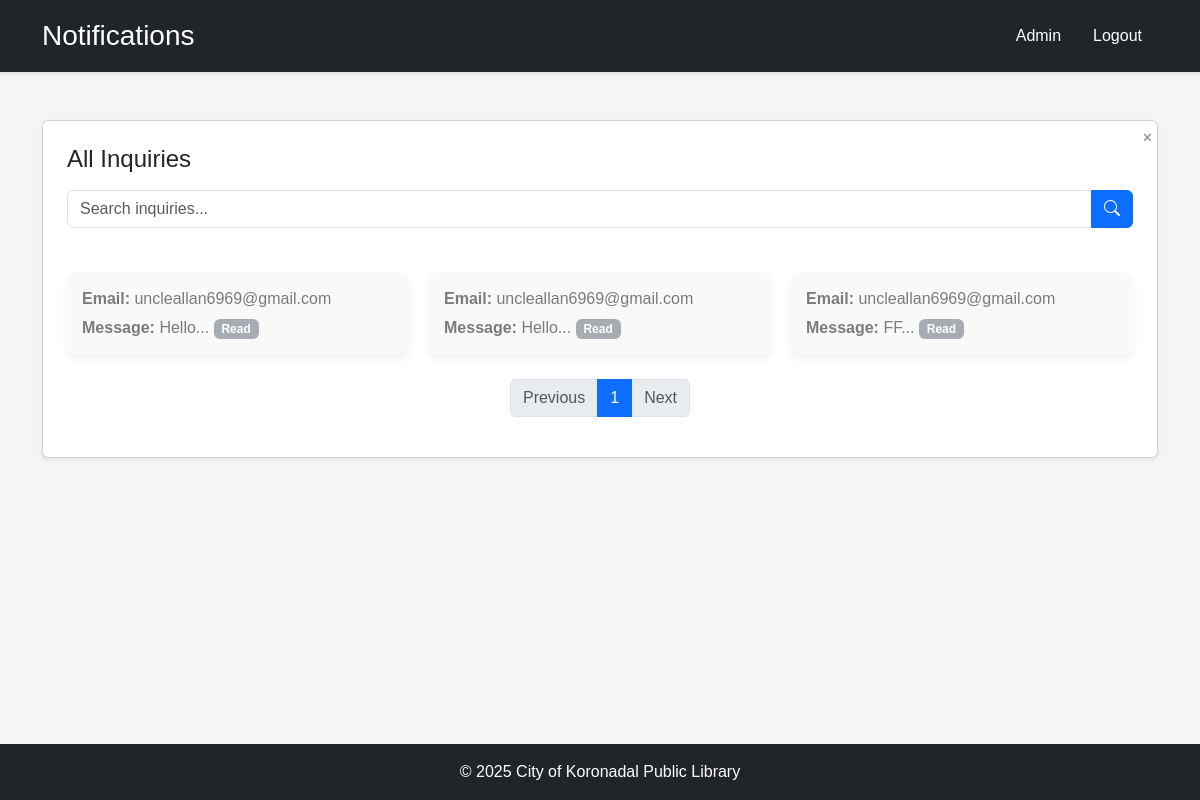
Page /notificationlist.php (signed in) on the committed database.
### tables this page shows
CREATE TABLE `inquiry` (
  `id` int(11) NOT NULL,
  `email` varchar(255) NOT NULL,
  `message` text NOT NULL,
  `created_at` timestamp NOT NULL DEFAULT current_timestamp(),
  `open_status` int(50) DEFAULT 1
);

### notificationlist.php (the view, shortened to what this page needs)
<?php
include 'config.php';
$limit = 10;
$page = isset($_GET['page']) ? (int)$_GET['page'] : 1;
$offset = ($page - 1) * $limit;
$searchQuery = isset($_GET['search']) ? $_GET['search'] : '';
$whereClause = '';
$stmt = $pdo->prepare("SELECT * FROM inquiry $whereClause ORDER BY created_at DESC LIMIT $limit OFFSET $offset");
$stmt->execute();
$inquiries = $stmt->fetchAll();
$totalStmt = $pdo->prepare("SELECT COUNT(*) FROM inquiry $whereClause");
$totalStmt->execute();
$totalInquiries = $totalStmt->fetchColumn();
$totalPages = ceil($totalInquiries / $limit);
?>
<!DOCTYPE html>
<html lang="en">
<head>
    <link href="https://cdn.jsdelivr.net/npm/bootstrap@5.3.3/dist/css/bootstrap.min.css" rel="stylesheet">
    <link href="https://cdn.jsdelivr.net/npm/bootstrap-icons/font/bootstrap-icons.css" rel="stylesheet">
    <link rel="stylesheet" href="style.css">
</head>
<body>
<header class="bg-dark text-white py-3">
    <div class="container d-flex justify-content-between align-items-center">
        <h1 class="h3 mb-0">Notifications</h1>
        <nav>
            <ul class="nav">
                <li class="nav-item"><a href="admin.php" class="nav-link text-white">Admin</a></li>
                <li class="nav-item"><a href="logout.php" class="nav-link text-white">Logout</a></li>
            </ul>
        </nav>
    </div>
</header>
<main class="container my-5">
    <section class="card shadow-sm p-4">
        <h2 class="h4 mb-3">All Inquiries</h2>
        <form action="notificationlist.php" method="get" class="mb-4">
            <div class="input-group">
                <input type="text" name="search" class="form-control" placeholder="Search inquiries..." value="<?php echo htmlspecialchars($searchQuery); ?>">
                <button class="btn btn-primary" type="submit"><i class="bi bi-search"></i></button>
            </div>
        </form>
        <?php if (count($inquiries) > 0): ?>
            <div class="notification-container">
                <?php foreach ($inquiries as $inquiry): ?>
                    <div class="notification-card <?php echo $inquiry['open_status'] == 0 ? 'read' : ''; ?>" data-bs-toggle="modal" data-bs-target="#messageModal" onclick="openModal('<?php echo htmlspecialchars($inquiry['email']); ?>', '<?php echo htmlspecialchars($inquiry['message']); ?>')">
                        <div class="close-btn" onclick="closeNotification(this)">&times;</div>
                        <strong>Email:</strong> <?php echo htmlspecialchars($inquiry['email']); ?><br>
                        <strong>Message:</strong> <?php echo substr(htmlspecialchars($inquiry['message']), 0, 50); ?>...
                        <?php if ($inquiry['open_status'] == 1): ?>
                            <a href="notificationlist.php?mark_read=<?php echo $inquiry['id']; ?>" class="btn btn-sm btn-success mt-2">Mark as Read</a>
                        <?php else: ?>
                            <span class="badge bg-secondary mt-2">Read</span>
                        <?php endif; ?>
                    </div>
                <?php endforeach; ?>
            </div>
        <?php else: ?>
            <p>No inquiries available.</p>
        <?php endif; ?>
        <nav aria-label="Page navigation">
            <ul class="pagination justify-content-center mt-4">
                <li class="page-item <?php echo $page == 1 ? 'disabled' : ''; ?>">
                    <a class="page-link" href="?page=<?php echo max(1, $page - 1); ?>&search=<?php echo urlencode($searchQuery); ?>">Previous</a>
                </li>
                <?php for ($i = 1; $i <= $totalPages; $i++): ?>
                    <li class="page-item <?php echo $i == $page ? 'active' : ''; ?>">
                        <a class="page-link" href="?page=<?php echo $i; ?>&search=<?php echo urlencode($searchQuery); ?>"><?php echo $i; ?></a>
                    </li>
                <?php endfor; ?>
                <li class="page-item <?php echo $page == $totalPages ? 'disabled' : ''; ?>">
                    <a class="page-link" href="?page=<?php echo min($totalPages, $page + 1); ?>&search=<?php echo urlencode($searchQuery); ?>">Next</a>
                </li>
            </ul>
        </nav>
    </section>
</main>
<footer class="bg-dark text-white text-center py-3 mt-4">
    <p class="mb-0">© 2025 City of Koronadal Public Library</p>
</footer>
</body>
</html>

### style.css (style rules this page uses)
body { font-family: 'Arial', sans-serif; background-color: #f5f5f5; }
header { box-shadow: 0 2px 4px rgba(0,0,0,0.1); }
footer { position: relative; bottom: 0; width: 100%; }

### notificationlist.php (style rules this page uses)
html, body { height: 100%; display: flex; flex-direction: column; }
body { display: flex; flex-direction: column; justify-content: space-between; }
main { flex-grow: 1; }
.notification-container { display: grid; grid-template-columns: repeat(auto-fill, minmax(300px, 1fr)); gap: 20px; margin-top: 20px; }
.notification-card { padding: 15px; border-radius: 10px; background-color: #fff; box-shadow: 0px 4px 8px rgba(0, 0, 0, 0.1); transition: all 0.3s ease; cursor: pointer; }
.notification-card.read { background-color: #f5f5f5; opacity: 0.6; }
.notification-card .close-btn { position: absolute; top: 5px; right: 5px; font-size: 16px; color: #888; cursor: pointer; }

### rows in the picture
inquiry: email "uncleallan6969@gmail.com", message "Hello", open_status "Read"
inquiry: email "uncleallan6969@gmail.com", message "Hello", open_status "Read"
inquiry: email "uncleallan6969@gmail.com", message "FF", open_status "Read"
